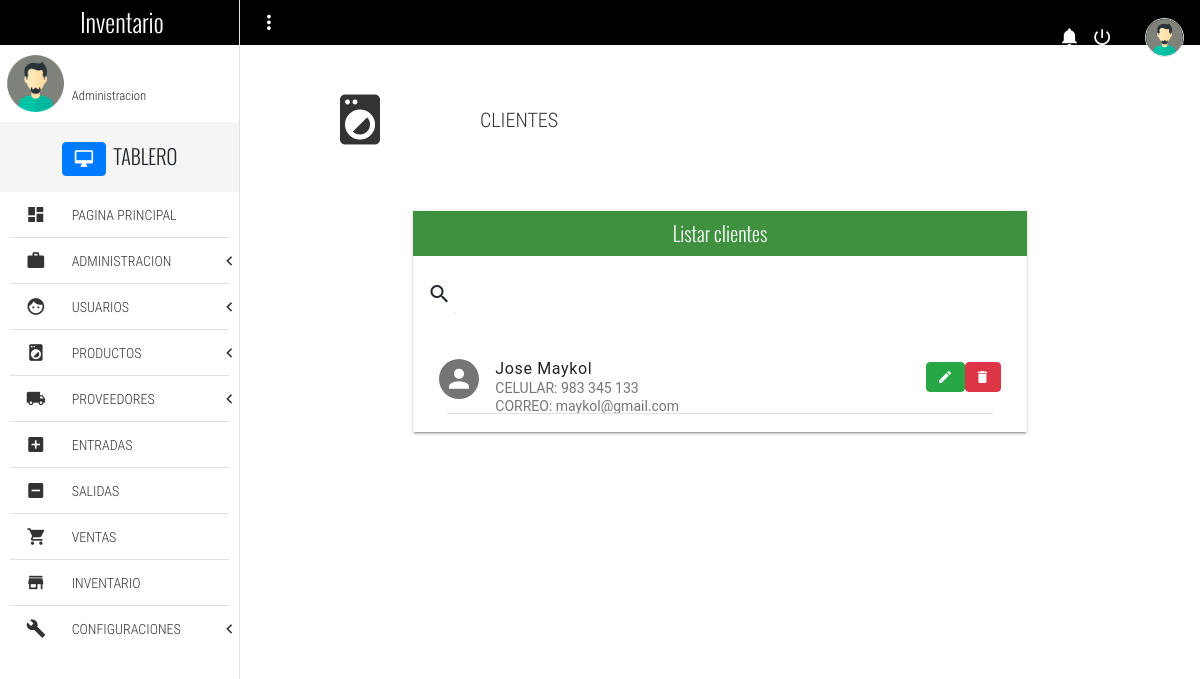
Screenshot of /listClient with the database file from the repository.
### Inventario/models.py (models this page shows, shortened)
class Client(models.Model):
    customer_name =  models.CharField(max_length= 60, null= True, verbose_name= "Nombre del cliente")
    phone = models.CharField(max_length=20, null= True, verbose_name= "Numero de telefono")
    email = models.EmailField(null= True, verbose_name= "Correo electronico")
    razon_social = models.CharField(max_length=200,null=True, verbose_name="Razon social")
    RUC =models.CharField(null=True, max_length=11,verbose_name="RUC")
    class Meta:
        verbose_name = "Cliente"
        verbose_name_plural = "Clientes"

### Inventario/views.py (the view)
# urls.py: path('listClient', views.listClient, name ='listClient'),
def listClient(request):
    context = {
        'clientes' : Client.objects.all(),
        }
    return render(request, "listClient.html", context)

### Templates/listClient.html (shortened to what this page needs)
{% extends 'base.html' %}
{% load static %}
{% block content %}
	<section class="full-width pageContent">
		<section class="full-width header-well">
			<div class="full-width header-well-icon">
				<i class="zmdi zmdi-washing-machine"></i>
			</div>
			<div class="full-width header-well-text">
				<p class="text-condensedLight">
					CLIENTES
				</p>
			</div>
		</section>
		<div class="mdl-tabs__panel" id="tabListClient">
				<div class="mdl-grid">
					<div class="mdl-cell mdl-cell--4-col-phone mdl-cell--8-col-tablet mdl-cell--8-col-desktop mdl-cell--2-offset-desktop">
						<div class="full-width panel mdl-shadow--2dp">
							<div class="full-width panel-tittle bg-success text-center tittles">
								Listar clientes
							</div>
							<div class="full-width panel-content">
								<form action="#">
									<div class="mdl-textfield mdl-js-textfield mdl-textfield--expandable">
										<label class="mdl-button mdl-js-button mdl-button--icon" for="searchClient">
											<i class="zmdi zmdi-search"></i>
										</label>
									</div>
								</form>
								<div class="mdl-list">
									{% for cliente in clientes %}
									<div class="mdl-list__item mdl-list__item--two-line">
										<span class="mdl-list__item-primary-content">
											<i class="zmdi zmdi-account mdl-list__item-avatar"></i>
											<span>{{cliente.customer_name}}</span>
											<span class="mdl-list__item-sub-title">CELULAR: {{cliente.phone}}</span>
											<span class="mdl-list__item-sub-title">CORREO: {{cliente.email}}</span>
										</span>
										<a href="/editClient/{{cliente.id}}" class="btn btn-success zmdi zmdi-edit" role="button"></a>
										<a href="/deleteClient/{{cliente.id}}" class="btn btn-danger zmdi zmdi-delete" role="button" onClick="return confirm('¿Seguro que quieres borrar a {{ cliente.customer_name }}?');"></a>
									</div>
									<li class="full-width divider-menu-h"></li>
									{% endfor %}
								</div>
							</div>
						</div>
					</div>
				</div>
			</div>
	</section>
{% endblock %}

### Static/css/main.css (style rules this page uses)
html, body { width: 100%; height: 100%; margin: 0; padding: 0; font-size: 16px; font-family: "RobotoRegular"; position: relative; background-color: #fff; }
.text-condensedLight { font-family: "RobotoCondensedLight"; }
.text-center { text-align: center; }
.tittles { font-family: "OswaldLight"; }
.mdl-textfield { width: 100%; }
.divider-menu-h { height: 0 !important; border-top: 1px solid #E1E1E1; width: 92% !important; margin: 0 auto !important; }
.mdl-list__item-avatar { line-height: 40px; text-align: center; font-size: 30px; }
.panel { height: auto; }
.panel-tittle { height: 45px; display: block; line-height: 45px; color: #fff; font-size: 20px; }
.panel-content { display: block; padding: 10px; }
.header-well, .header-well-icon, .header-well-text { min-height: 150px; height: auto; }
.header-well { position: relative; }
.header-well-icon, .header-well-text { position: absolute; top: 0; color: #333; }
.header-well-icon { left: 0; width: 25%; }
.header-well-icon i, .header-well-text p { position: absolute; top: 50%; display: block; width: 100%; transform: translateY(-50%); }
.header-well-icon i { text-align: center; font-size: 60px; }
.header-well-text { right: 0; width: 75%; }
.header-well-text p { font-size: 20px; margin: 0; padding: 0; }
.bg-success { background-color: #3f903f !important; }
.navLateral, .pageContent, .navLateral-body, .navLateral-bg { position: absolute; top: 0; height: 100%; }
.pageContent { padding-top: 45px; right: 0; width: 80%; z-index: 77; background-color: #fff; transition: all .3s ease-in-out; }

### rows the page displays
Client: customer_name "Jose Maykol", phone "983 345 133", email "maykol@gmail.com"
